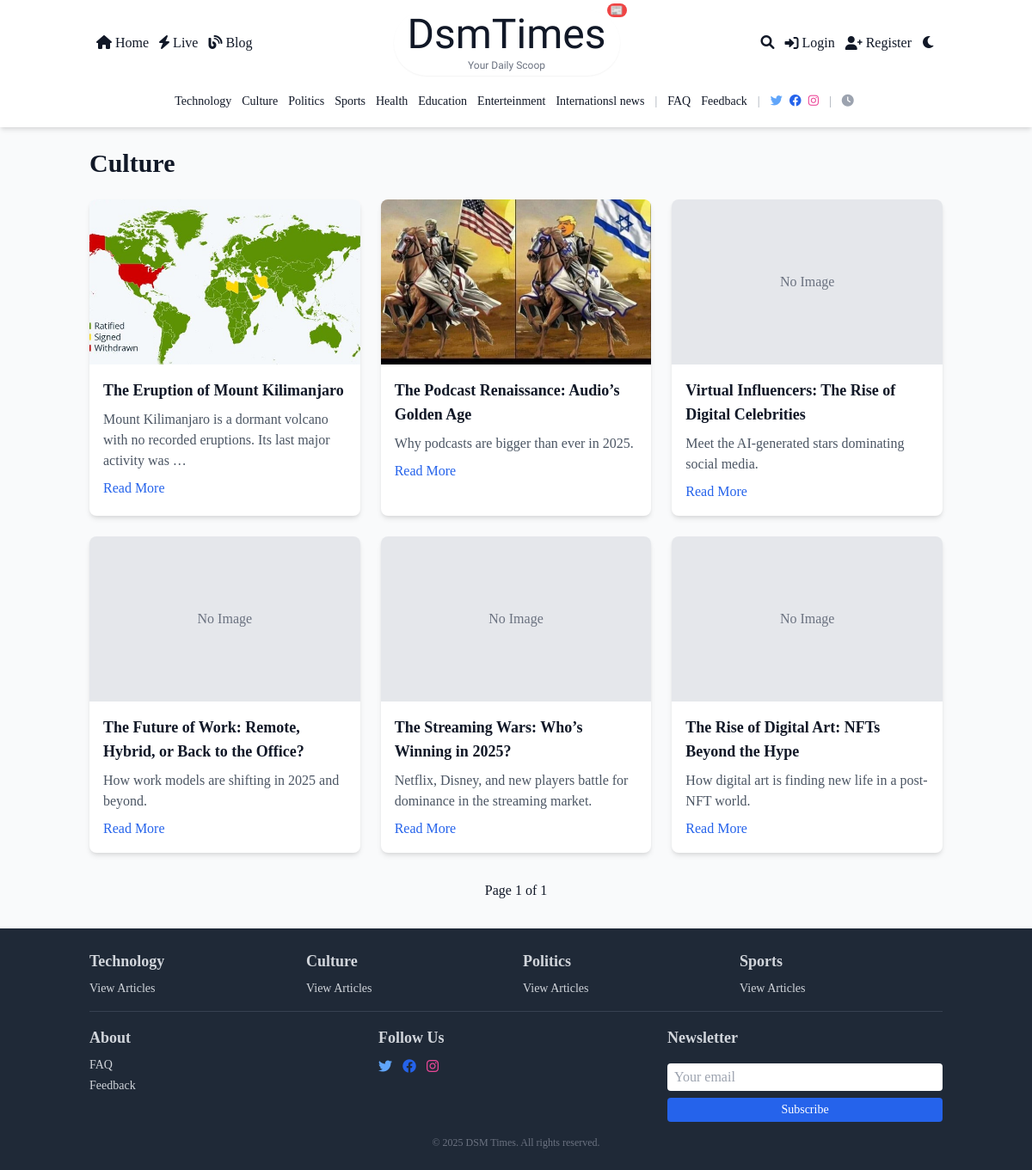
Page /category/culture/ on the committed database.
### core/models.py (models this page shows, shortened)
class Category(models.Model):
    name = models.CharField(max_length=100, unique=True)
    slug = models.SlugField(unique=True)
    description = models.TextField(blank=True)
    image = models.ImageField(upload_to='category_images/', blank=True)
    is_special = models.BooleanField(default=False)
    color = models.CharField(max_length=7, blank=True, default='#000000')  # Hex color code

class Article(models.Model):
    STATUS_CHOICES = (
        ('draft', 'Draft'),
        ('pending', 'Pending Approval'),
        ('published', 'Published'),
        ('hidden', 'Hidden'),
    )
    title = models.CharField(max_length=200)
    slug = models.SlugField(unique=True)
    author = models.ForeignKey(User, on_delete=models.CASCADE, related_name='articles')
    category = models.ForeignKey(Category, on_delete=models.SET_NULL, null=True)
    tags = models.ManyToManyField(Tag, blank=True)
    content = models.TextField()
    summary = models.TextField(max_length=500)
    featured_image = models.ImageField(upload_to='article_images/', blank=True, null=True)
    is_premium = models.BooleanField(default=False)
    status = models.CharField(max_length=20, choices=STATUS_CHOICES, default='draft')
    submitted_at = models.DateTimeField(auto_now_add=True)
    published_at = models.DateTimeField(null=True, blank=True)
    updated_at = models.DateTimeField(auto_now=True)
    views_count = models.PositiveIntegerField(default=0)
    read_time_minutes = models.PositiveIntegerField(default=5)
    breaking_news = models.BooleanField(default=False)
    likes = models.ManyToManyField(User, related_name='liked_articles', blank=True)

### core/views.py (the view)
# urls.py: path('category/<slug:slug>/', views.category_detail, name='category_detail'),
def category_detail(request, slug):
    category = get_object_or_404(Category, slug=slug)
    articles = Article.objects.filter(category=category, status='published').order_by('-published_at')
    paginator = Paginator(articles, 10)
    page_number = request.GET.get('page')
    page_obj = paginator.get_page(page_number)
    return render(request, 'core/category_detail.html', {'category': category, 'page_obj': page_obj})

### core/context_processors.py (called while the page is built)
def global_context(request):
    categories = Category.objects.all()
    dark_mode = request.session.get('dark_mode', False)
    return {'categories': categories, 'dark_mode': dark_mode}

### core/templates/core/category_detail.html (shortened to what this page needs)
{% extends 'core/base.html' %}
{% block content %}
    <section class="max-w-6xl mx-auto px-4 sm:px-0">
        <h1 class="text-2xl sm:text-3xl font-bold mb-6 text-gray-900 dark:text-white {% if category.is_special %}special-category{% endif %}" data-color="{{ category.color }}">{{ category.name }}</h1>
        <div class="grid grid-cols-1 sm:grid-cols-2 lg:grid-cols-3 gap-6">
            {% for article in page_obj %}
                <div class="bg-white dark:bg-gray-800 rounded-lg shadow-md overflow-hidden hover:shadow-lg transition">
                    {% if article.featured_image %}
                        <img src="{{ article.featured_image.url }}" class="w-full h-48 object-cover" alt="{{ article.title }}">
                    {% else %}
                        <div class="w-full h-48 bg-gray-200 dark:bg-gray-700 flex items-center justify-center text-gray-500 dark:text-gray-400">No Image</div>
                    {% endif %}
                    <div class="p-4">
                        <h3 class="text-lg font-semibold text-gray-900 dark:text-white">{{ article.title }}</h3>
                        <p class="mt-2 text-gray-600 dark:text-gray-300">{{ article.summary|truncatewords:15 }}</p>
                        <a href="{% url 'article_detail' article.slug %}" class="mt-2 inline-block text-blue-600 hover:underline">Read More</a>
                    </div>
                </div>
            {% empty %}
                <p class="text-gray-600 dark:text-gray-300 col-span-full">No articles in this category yet.</p>
            {% endfor %}
        </div>
        <div class="mt-6 flex justify-center space-x-2">
            <span class="px-4 py-2">Page {{ page_obj.number }} of {{ page_obj.paginator.num_pages }}</span>
        </div>
    </section>
{% endblock %}

### core/templates/core/base.html (shortened to what this page needs)
{% load static %}
<!DOCTYPE html>
<html lang="en" class="{% if request.session.dark_mode %}dark{% endif %}">
<head>
    <link href="https://cdn.jsdelivr.net/npm/tailwindcss@2.2.19/dist/tailwind.min.css" rel="stylesheet">
    <link rel="stylesheet" href="https://cdnjs.cloudflare.com/ajax/libs/font-awesome/6.0.0/css/all.min.css">
    <link rel="stylesheet" href="{% static 'css/custom.css' %}">
</head>
<body class="bg-gray-50 dark:bg-gray-900 text-gray-900 dark:text-white font-serif antialiased">
    <header class="bg-white dark:bg-transparent shadow-md dark:shadow-none sticky top-0 z-50">
        <nav class="container mx-auto px-4 py-3">
            <div class="flex items-center justify-between">
                <div class="hidden sm:flex items-center space-x-3 dark:bg-transparent rounded-md px-2 py-1">
                    <a href="{% url 'home' %}" class="text-gray-900 dark:text-white hover:text-blue-500 dark:hover:text-blue-400 transition"><i class="fas fa-home mr-1"></i>Home</a>
                    <a href="{% url 'live_updates' %}" class="text-gray-900 dark:text-white hover:text-blue-500 dark:hover:text-blue-400 transition"><i class="fas fa-bolt mr-1"></i>Live</a>
                    <a href="{% url 'blog' %}" class="text-gray-900 dark:text-white hover:text-blue-500 dark:hover:text-blue-400 transition"><i class="fas fa-blog mr-1"></i>Blog</a>
                </div>
                <div class="flex-1 flex justify-center">
                    <a href="{% url 'home' %}" class="relative text-4xl sm:text-5xl lobster-regular font-semibold text-gray-900 dark:text-white hover:text-blue-500 dark:hover:text-blue-400 transition-colors duration-300 ease-in-out  dark:bg-transparent rounded-full px-4 py-1 shadow-sm dark:shadow-none">
                        DsmTimes
                        <span class="absolute -top-2 -right-2 text-xs bg-red-500 text-white rounded-full px-1 animate-pulse">📰</span>
                        <span class="block text-xs text-center text-gray-500 dark:text-gray-300 mt-1">Your Daily Scoop</span>
                    </a>
                </div>
                <div class="flex items-center space-x-2 sm:space-x-3  dark:bg-transparent rounded-md px-2 py-1">
                    <a href="{% url 'search' %}" class="text-gray-900 dark:text-white hover:text-blue-500 dark:hover:text-blue-400 transition"><i class="fas fa-search"></i></a>
                    {% if user.is_authenticated %}
                        <a href="{% url 'profile' %}" class="text-gray-900 dark:text-white hover:text-blue-500 dark:hover:text-blue-400 transition hidden sm:flex items-center text-sm"><i class="fas fa-user mr-1"></i>{{ user.username|truncatechars:10 }}{% if user.userprofile.is_editor %}{% if user.userprofile.is_chief_editor %} (Chief){% else %} (Ed){% endif %}{% endif %}</a>
                        {% if user.userprofile.is_editor %}
                            <a href="{% url 'submit_article' %}" class="text-gray-900 dark:text-white hover:text-blue-500 dark:hover:text-blue-400 transition hidden sm:flex items-center"><i class="fas fa-pen-to-square mr-1"></i>Submit Article</a>
                        {% endif %}
                        {% if user.userprofile.is_chief_editor %}
                            <a href="{% url 'custom_admin' %}" class="text-gray-900 dark:text-white hover:text-blue-500 dark:hover:text-blue-400 transition hidden sm:flex items-center"><i class="fas fa-crown mr-1"></i>Admin</a>
                        {% endif %}
                        <form method="post" action="{% url 'custom_logout' %}" class="inline hidden sm:block">
                            {% csrf_token %}
                            <button type="submit" class="text-gray-900 dark:text-white hover:text-blue-500 dark:hover:text-blue-400 transition flex items-center"><i class="fas fa-sign-out-alt mr-1"></i>Logout</button>
                        </form>
                    {% else %}
                        <a href="{% url 'login' %}" class="text-gray-900 dark:text-white hover:text-blue-500 dark:hover:text-blue-400 transition hidden sm:flex items-center"><i class="fas fa-sign-in-alt mr-1"></i>Login</a>
                        <a href="{% url 'register' %}" class="text-gray-900 dark:text-white hover:text-blue-500 dark:hover:text-blue-400 transition hidden sm:flex items-center"><i class="fas fa-user-plus mr-1"></i>Register</a>
                    {% endif %}
                    <a href="{% url 'toggle_dark_mode' %}" class="text-gray-900 dark:text-white hover:text-blue-500 dark:hover:text-blue-400 transition">
                        <i class="{% if request.session.dark_mode %}fas fa-sun text-yellow-400 dark:text-yellow-300{% else %}fas fa-moon{% endif %}"></i>
                    </a>
                </div>
            </div>
            <div class="hidden sm:flex justify-center mt-3">
                <div class=" dark:bg-transparent rounded-md px-3 py-2 flex flex-wrap items-center space-x-3 text-sm">
                    {% for category in categories %}
                        <a href="{% url 'category_detail' category.slug %}" class="text-gray-900 dark:text-white hover:text-blue-500 dark:hover:text-blue-400 transition relative {% if category.is_special %}special-category{% endif %}" data-color="{{ category.color }}">
                            {{ category.name }}
                        </a>
                    {% endfor %}
                    <span class="text-gray-400 dark:text-gray-300 mx-1">|</span>
                    <a href="{% url 'faq' %}" class="text-gray-900 dark:text-white hover:text-blue-500 dark:hover:text-blue-400 transition">FAQ</a>
                    <a href="{% url 'feedback' %}" class="text-gray-900 dark:text-white hover:text-blue-500 dark:hover:text-blue-400 transition">Feedback</a>
                    <span class="text-gray-400 dark:text-gray-300 mx-1">|</span>
                    <div class="flex space-x-2">
                        <a href="#" class="text-blue-400 dark:text-blue-300 hover:text-blue-500 dark:hover:text-blue-400"><i class="fab fa-twitter"></i></a>
                        <a href="#" class="text-blue-600 dark:text-blue-500 hover:text-blue-700 dark:hover:text-blue-600"><i class="fab fa-facebook"></i></a>
                        <a href="#" class="text-pink-500 dark:text-pink-400 hover:text-pink-600 dark:hover:text-pink-500"><i class="fab fa-instagram"></i></a>
                    </div>
                    <span class="text-gray-400 dark:text-gray-300 mx-1">|</span>
                    <span><i class="fas fa-clock mr-1 text-gray-400 dark:text-gray-300"></i>{{ "now"|date:"H:i, F j, Y" }}</span>
                </div>
            </div>
        </nav>
    </header>
    <main class="container mx-auto px-4 py-6">
        {% block content %}{% endblock %}
    </main>
    <footer class="bg-gray-800 dark:bg-transparent text-gray-300 dark:text-gray-200 py-6">
        <div class="container mx-auto px-4 grid grid-cols-1 sm:grid-cols-2 md:grid-cols-4 gap-4">
            {% for category in categories.all|slice:":4" %}
                <div>
                    <h3 class="text-base sm:text-lg font-semibold mb-2">{{ category.name }}</h3>
                    <ul class="space-y-1 text-sm">
                        <li><a href="{% url 'category_detail' category.slug %}" class="hover:text-blue-400 dark:hover:text-blue-300 transition">View Articles</a></li>
                    </ul>
                </div>
            {% endfor %}
            <div class="mt-4 sm:mt-0 md:col-span-4 border-t border-gray-700 dark:border-gray-600 pt-4 grid grid-cols-1 sm:grid-cols-3 gap-4">
                <div>
                    <h3 class="text-base sm:text-lg font-semibold mb-2">About</h3>
                    <ul class="space-y-1 text-sm">
                        <li><a href="{% url 'faq' %}" class="hover:text-blue-400 dark:hover:text-blue-300 transition">FAQ</a></li>
                        <li><a href="{% url 'feedback' %}" class="hover:text-blue-400 dark:hover:text-blue-300 transition">Feedback</a></li>
                    </ul>
                </div>
                <div>
                    <h3 class="text-base sm:text-lg font-semibold mb-2">Follow Us</h3>
                    <div class="flex space-x-3">
                        <a href="#" class="text-blue-400 dark:text-blue-300 hover:text-blue-500 dark:hover:text-blue-400 transition"><i class="fab fa-twitter"></i></a>
                        <a href="#" class="text-blue-600 dark:text-blue-500 hover:text-blue-700 dark:hover:text-blue-600 transition"><i class="fab fa-facebook"></i></a>
                        <a href="#" class="text-pink-500 dark:text-pink-400 hover:text-pink-600 dark:hover:text-pink-500 transition"><i class="fab fa-instagram"></i></a>
                    </div>
                </div>
                <div>
                    <h3 class="text-base sm:text-lg font-semibold mb-2">Newsletter</h3>
                    <form action="{% url 'subscribe' %}" method="post" class="flex flex-col space-y-2">
                        <input type="email" placeholder="Your email" class="w-full px-2 py-1 text-gray-900 dark:text-gray-200 bg-white dark:bg-transparent rounded focus:outline-none focus:ring-1 focus:ring-blue-400 dark:focus:ring-blue-500">
                        <button type="submit" class="w-full bg-blue-600 hover:bg-blue-700 dark:bg-transparent dark:hover:bg-blue-800 dark:border dark:border-blue-500 text-white py-1 text-sm rounded transition">Subscribe</button>
                    </form>
                </div>
            </div>
        </div>
        <p class="text-center mt-4 text-gray-500 dark:text-gray-400 text-xs">© 2025 DSM Times. All rights reserved.</p>
    </footer>
</body>
</html>

### static/css/custom.css (style rules this page uses)
body { font-family: 'Times New Roman', Times, serif; }
.lobster-regular { font-family: "Lobster", sans-serif; font-weight: 400; font-style: normal; }

### rows in the picture
Category: name "Technology"
Category: name "Culture"
Category: name "Politics"
Category: name "Sports"
Category: name "Health"
Category: name "Education"
Category: name "Enterteinment"
Category: name "Internationsl news"
Article: featured_image (picture), title "The Eruption of Mount Kilimanjaro", summary "Mount Kilimanjaro is a dormant volcano with no recorded eruptions. Its last major activity was …"
Article: featured_image (picture), title "The Podcast Renaissance: Audio’s Golden Age", summary "Why podcasts are bigger than ever in 2025."
Article: featured_image "No Image", title "Virtual Influencers: The Rise of Digital Celebrities", summary "Meet the AI-generated stars dominating social media."
Article: featured_image "No Image", title "The Future of Work: Remote, Hybrid, or Back to the Office?", summary "How work models are shifting in 2025 and beyond."
Article: featured_image "No Image", title "The Streaming Wars: Who’s Winning in 2025?", summary "Netflix, Disney, and new players battle for dominance in the streaming market."
Article: featured_image "No Image", title "The Rise of Digital Art: NFTs Beyond the Hype", summary "How digital art is finding new life in a post-NFT world."

### other values in the picture
{{ page_obj.number }} "1"
{{ page_obj.paginator.num_pages }} "1"
